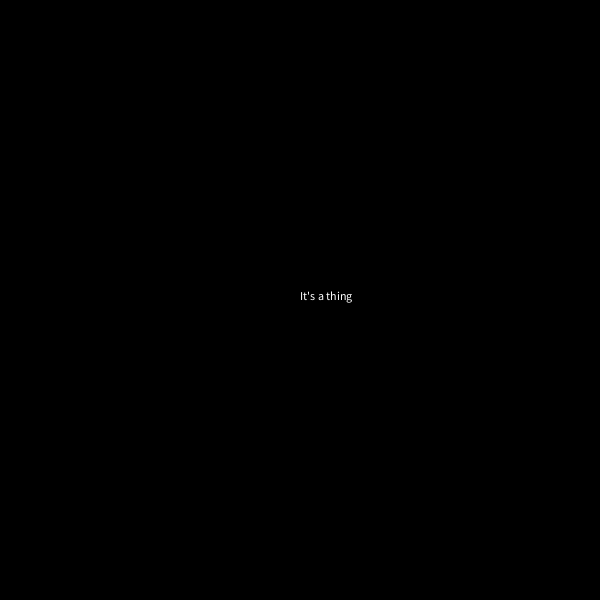
Frame 1 (no input)
Frame 60 (the mouse pressed at the canvas centre just before this capture): identical to frame 1, image omitted
Frame 120 (the mouse held since frame 60 and released just before this capture): identical to frame 1, image omitted

The Processing sketch that drew this single still picture (run headless with seeded random() and noise(); from frame 60 on, the mouse is pressed at the canvas centre):

// Processing sketch: stateExampleForCocidus
// ── stateExampleForCocidus.pde


int state;

void setup() {
  size(600, 600);
  state = 0;
}

void draw() {
  displayAccordingToState();
}

void keyPressed() {
  if (key == ' ') {
    if (state == 0) {
      state = 1;
    }
    else if (state == 1) {
      state = 0;
    }
  }
}

void displayAccordingToState() {
  if (state == 0) {
    displayHomeScreen();
  } else if (state == 1) {
    playTheGame();
  }
}

void displayHomeScreen() {
  background(0);
  fill(255);
  text("It's a thing", width/2, height/2);
}

void playTheGame() {
  background(255);
}
